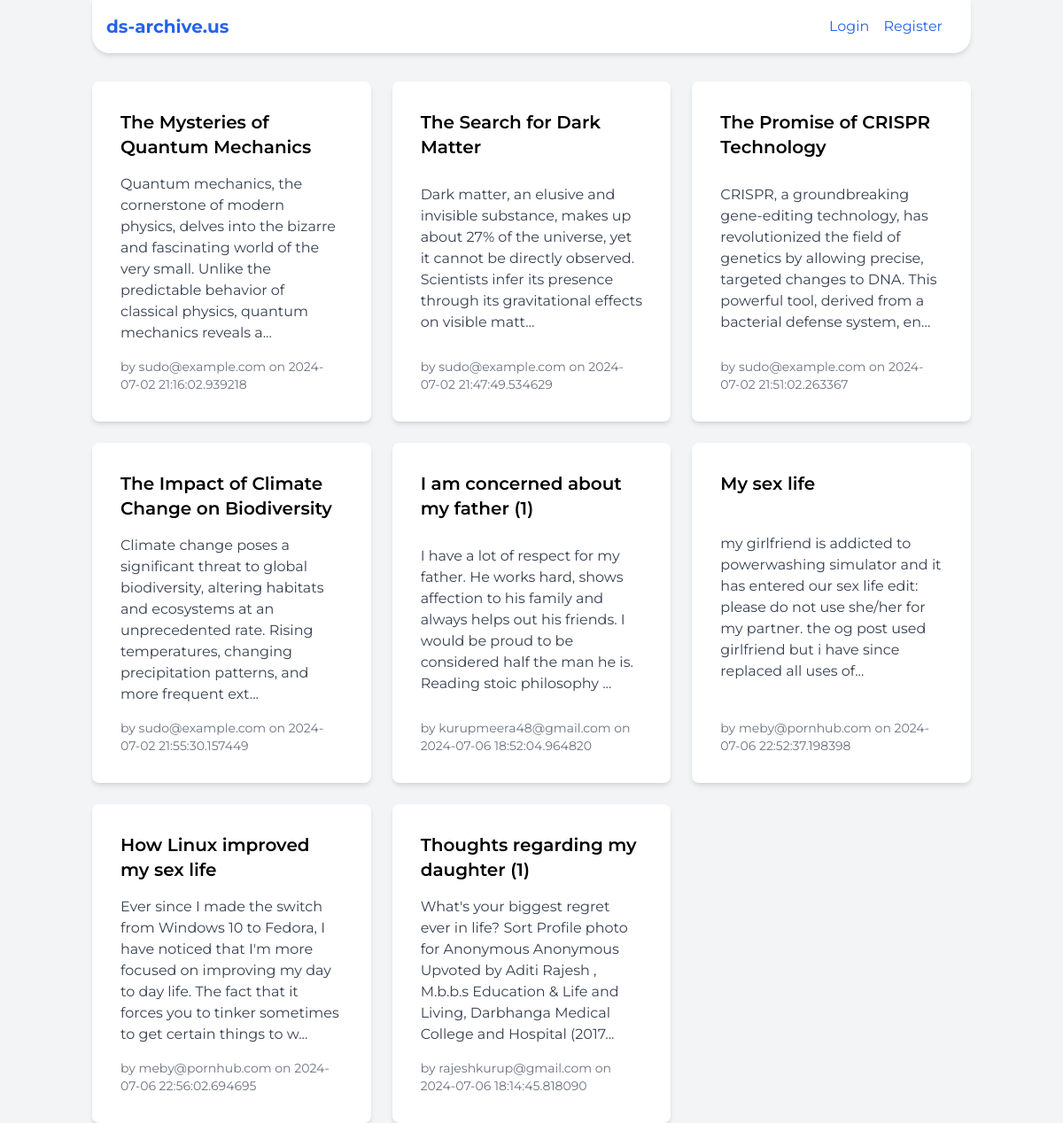
Page /api/ on the committed database.
### app/db.py (models this page shows)
class BlogPost(Base):
    __tablename__ = 'blog_posts'
    id = Column(Integer, primary_key=True)
    title = Column(String(100), nullable=False)
    content = Column(String(1000), nullable=False)
    author = Column(String(50), nullable=False)
    created_at = Column(DateTime, default=datetime.utcnow)
    comments = relationship('Comment', back_populates='post')

### app/routes.py (the view)
@api.route("/", methods=["GET"])
def index():
    current_user = session.get('user_email')
    access_token = session.get('access_token')
    posts = db.get_all_blog_posts()
    return render_template("index.html", posts=posts, user=current_user, access_token=access_token)

### app/db.py (called while the page is built)
    def get_all_blog_posts(self):
        return self.session.query(BlogPost).all()

### app/templates/index.html (shortened to what this page needs)
<!DOCTYPE html>
<html lang="en">
<head>
    <link href="https://cdn.jsdelivr.net/npm/tailwindcss@2.2.19/dist/tailwind.min.css" rel="stylesheet">
</head>
<body class="bg-gray-100">
    <div class="container mx-auto px-4">
        <header class="bg-white shadow-md mb-8 header">
            <div class="flex items-center justify-between py-4 ml-4 mr-4">
                <h1 class="text-xl font-bold text-blue-600">ds-archive.us</h1>
                <ul class="flex gap-4">
                    {% if user %}
                        <li class="text-gray-600">Welcome, {{ user.split('@')[0] }}</li>
                        <li><a href="{{ url_for('api.logout') }}" class="text-blue-600">Logout</a></li>
                    {% else %}
                        <li><a href="{{ url_for('api.login') }}" class="text-blue-600">Login</a></li>
                        <li><a href="{{ url_for('api.register') }}" class="text-blue-600">Register</a></li>
                    {% endif %}
                </ul>
            </div>
        </header>
        <div class="grid gap-6 grid-cols-1 md:grid-cols-2 lg:grid-cols-3">
            {% for post in posts %}
                <a href="{{ url_for('api.get_post', post_id=post.id) }}" class="block">
                    <div class="bg-white rounded-lg shadow-md p-8 cursor-pointer hover:shadow-lg transition h-full flex flex-col justify-between">
                        <h3 class="text-xl font-semibold mb-4">{{ post.title }}</h3>
                        <p class="text-gray-700">
                            {{ post.content[:200] }}{% if post.content|length > 200 %}...{% endif %}
                        </p>
                        <div class="text-gray-500 text-sm mt-4">by {{ post.author }} on {{ post.created_at }}</div>
                    </div>
                </a>
            {% endfor %}
        </div>
    </div>
</body>
</html>

### app/templates/index.html (style rules this page uses)
body { font-family: 'Montserrat', sans-serif; }
.header { border-bottom-left-radius: 20px; border-bottom-right-radius: 20px; }

### rows in the picture
BlogPost: title "The Mysteries of Quantum Mechanics", content "Quantum mechanics, the cornerstone of modern physics, delves into the bizarre and fascinating world of the very small. Unlike the predictable behavior of classical physics, quantum mechanics reveals a", author "sudo@example.com", created_at "2024-07-02 21:16:02.939218"
BlogPost: title "The Search for Dark Matter", content "Dark matter, an elusive and invisible substance, makes up about 27% of the universe, yet it cannot be directly observed. Scientists infer its presence through its gravitational effects on visible matt", author "sudo@example.com", created_at "2024-07-02 21:47:49.534629"
BlogPost: title "The Promise of CRISPR Technology", content "CRISPR, a groundbreaking gene-editing technology, has revolutionized the field of genetics by allowing precise, targeted changes to DNA. This powerful tool, derived from a bacterial defense system, en", author "sudo@example.com", created_at "2024-07-02 21:51:02.263367"
BlogPost: title "The Impact of Climate Change on Biodiversity", content "Climate change poses a significant threat to global biodiversity, altering habitats and ecosystems at an unprecedented rate. Rising temperatures, changing precipitation patterns, and more frequent ext", author "sudo@example.com", created_at "2024-07-02 21:55:30.157449"
BlogPost: title "I am concerned about my father (1)", content "I have a lot of respect for my father. He works hard, shows affection to his family and always helps out his friends. I would be proud to be considered half the man he is. Reading stoic philosophy", author "kurupmeera48@gmail.com", created_at "2024-07-06 18:52:04.964820"
BlogPost: title "My sex life", content "my girlfriend is addicted to powerwashing simulator and it has entered our sex life edit: please do not use she/her for my partner. the og post used girlfriend but i have since replaced all uses of", author "meby@pornhub.com", created_at "2024-07-06 22:52:37.198398"
BlogPost: title "How Linux improved my sex life", content "Ever since I made the switch from Windows 10 to Fedora, I have noticed that I'm more focused on improving my day to day life. The fact that it forces you to tinker sometimes to get certain things to w", author "meby@pornhub.com", created_at "2024-07-06 22:56:02.694695"
BlogPost: title "Thoughts regarding my daughter (1)", content "What's your biggest regret ever in life? Sort Profile photo for Anonymous Anonymous Upvoted by Aditi Rajesh , M.b.b.s Education & Life and Living, Darbhanga Medical College and Hospital (2017", author "rajeshkurup@gmail.com", created_at "2024-07-06 18:14:45.818090"
